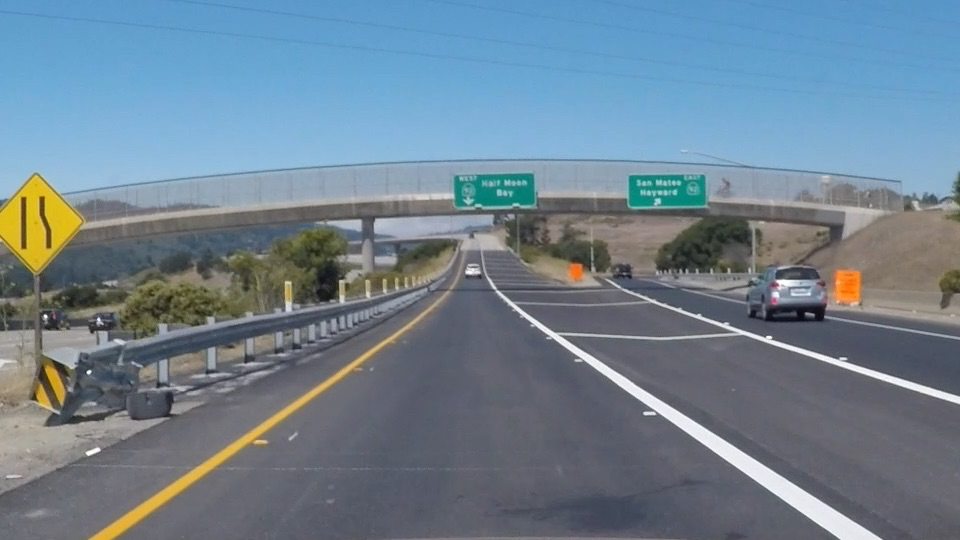
#> input picture Findind_Lane_Lines/exit_ramp.png, 960 x 540 px
$ python Canny_Edges.py
#> lines starting #> are read from the running program, lines starting #| are printed output that depends on the picture; after the words box and inside, x2 and y2 are one past the last pixel; in counts of white or black regions, pixels touching at a corner belong together
__author__ = 'Ibis'

# Do all the relevant imports
import matplotlib.pyplot as plt
import matplotlib.image as mpimg
import numpy as np
import cv2

# Read in the image and convert to grayscale
# Note: in the previous example we were reading a .jpg
# Here we read a .png and convert to 0,255 bytescale
image = (mpimg.imread('exit_ramp.png')*255).astype('uint8')
gray = cv2.cvtColor(image,cv2.COLOR_BGR2GRAY)
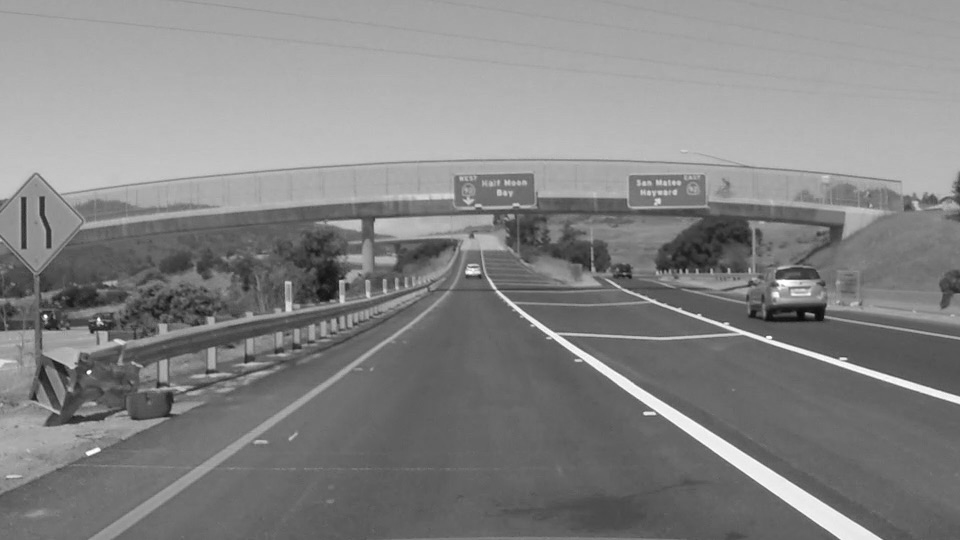
#> gray: shape (540, 960); min 8, max 255, mean 132.3

# Define a kernel size for Gaussian smoothing / blurring
kernel_size = 3 # Must be an odd number (3, 5, 7...)
blur_gray = cv2.GaussianBlur(gray,(kernel_size, kernel_size),0)

# Define our parameters for Canny and run it
low_threshold = 20
high_threshold = 60
#high_threshold, _ = cv2.threshold(blur_gray, 0, 255, cv2.THRESH_BINARY + cv2.THRESH_OTSU)
#low_threshold = 0.5 * high_threshold
edges = cv2.Canny(blur_gray, low_threshold, high_threshold)
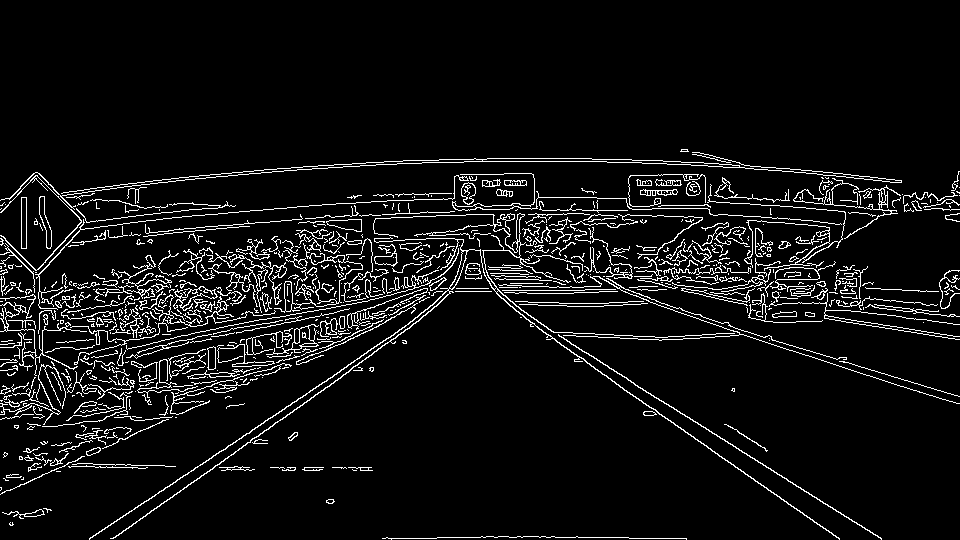
#> edges: shape (540, 960); 6.6% white in thin lines or dots, all inside (x1, y1, x2, y2) = (0, 149, 960, 540)

# Display the image
plt.imshow(edges, cmap='Greys_r')

plt.show()
